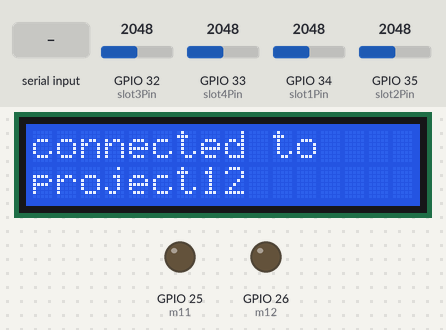
Simulated run of this sketch. Board: ESP32. On the bench: 16×2 character LCD, output pins drawn as LEDs (lit = HIGH). The inputs (shaded band) are chosen by the test bench; at power-on: GPIO 32 (slot3Pin) = 2048, GPIO 34 (slot1Pin) = 2048, GPIO 35 (slot2Pin) = 2048, GPIO 33 (slot4Pin) = 2048 (analog values on the 0–4095 scale). WiFi joins after 1.5 s; servers stay silent unless stated; uploads are accepted with an empty reply; what the sketch prints to the serial monitor is not drawn.

Above: at 2.1 s.
At 3.9 s:
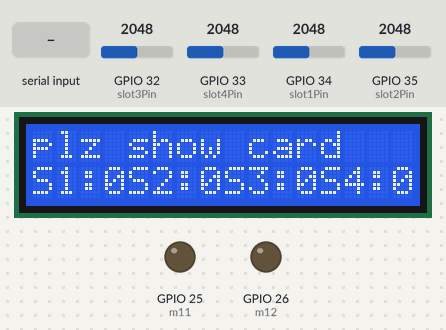
4.0 s: "3" received over Serial
At 4.5 s:
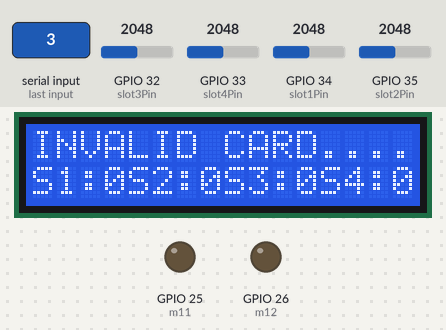
7.0 s: GPIO 32 (slot3Pin) set to 1643
8.5 s: GPIO 32 (slot3Pin) set to 1577
At 9.9 s:
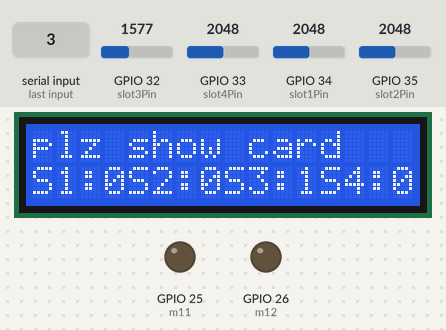
10.2 s: GPIO 34 (slot1Pin) set to 1633
11.7 s: GPIO 34 (slot1Pin) set to 1563
At 12.9 s:
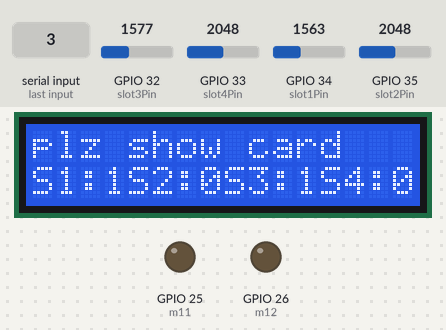
13.4 s: GPIO 35 (slot2Pin) set to 1656
14.9 s: GPIO 35 (slot2Pin) set to 1573
At 15.9 s:
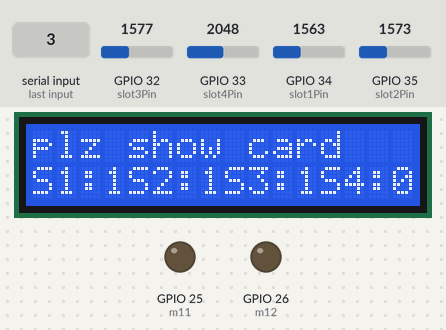
Timing chart, 0 to 17.7 s (numbered marks = the images above; inputs shaded):
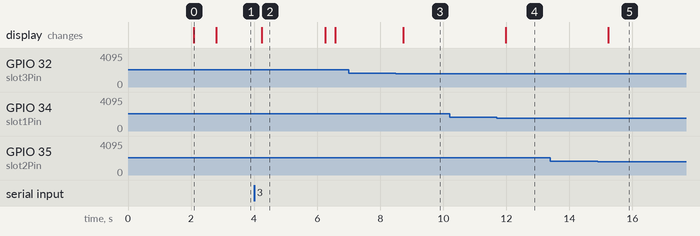

The sketch:

parking_slots_cse_simple_esp32_vardaman.ino
```cpp
#include <WiFi.h>
#include <HTTPClient.h>
#include <LiquidCrystal.h>
#include <String.h>

LiquidCrystal lcd (15,2,4,16,17,5);

#define slot1Pin 34
#define slot2Pin 35
#define slot3Pin 32
#define slot4Pin 33
#define m11 25
#define m12 26

String S1 = "N";
String S2 = "N";
String S3 = "N";
String S4 = "N";

void lcdstring (int a, int b, String w);
int s1 = 0;
int s2 = 0;
int s3 = 0;
int s4 = 0;

unsigned int P1 = 0;
unsigned int P2 = 0;
unsigned int P3 = 0;
unsigned int P4 = 0;

String slot1 = "0";
String slot2 = "0";
String slot3 = "0";
String slot4 = "0";


int count1 = 0;                                          // count = 0
char input[12];


// WiFi parameters to be configured
const char* ssid = "project12"; // Hoofdlettergevoelig
const char* password = "project123456"; // Hoofdlettergevoelig

String q = "http://projectsiot.xyz/IoTProjects/CarParking/upload.php?";
String iot = "\0";
String p = "http://sms.scubedigi.com/api.php?username=Mydreamacd&password=Mydre@m123&to=9493206867&from=MYDREM&message=";
String msg = "\0";


void forward ()
{
  digitalWrite(m11,HIGH);
  digitalWrite(m12,LOW);
}
void backward ()
{
  digitalWrite(m12,HIGH);
  digitalWrite(m11,LOW);
}
void stopp ()
{
  digitalWrite(m11,LOW);
  digitalWrite(m12,LOW);
}


void setup(void) {
  Serial.begin(9600);
  Serial.print("Bezig met verbinden");
 WiFi.begin(ssid, password); // Connect to WiFi
 lcd.begin(16,2);

lcd.clear();
   lcd.setCursor(0,0);
    lcd.print(" RFID BASED CAR ");

  lcd.setCursor(0,1);
    lcd.print(" PARKING SLOTS  ");
    delay(2000);

          pinMode(slot1Pin,INPUT);
          pinMode(slot2Pin,INPUT);
          pinMode(slot3Pin,INPUT);
          pinMode(slot4Pin,INPUT);
          pinMode(m11,OUTPUT);
          pinMode(m12,OUTPUT);

  while (WiFi.status() != WL_CONNECTED) {
     lcd.clear();
     lcdstring(0,0,"connecting to ");
     lcdstring(0,1,ssid);
     delay(500);
     Serial.print(".");
  }
  lcd.clear();
     lcdstring(0,0,"connected to");
     lcdstring(0,1,ssid);
  // Verbonden.
  Serial.println("OK!");

  // Access Point (SSID).
  Serial.print("SSID: ");
  Serial.println(WiFi.SSID());

  // IP adres.
  Serial.print("IP: ");
  Serial.println(WiFi.localIP());

  // Signaalsterkte.
  long rssi = WiFi.RSSI();
  Serial.print("Signaal sterkte (RSSI): ");
  Serial.print(rssi);
  Serial.println(" dBm");
  Serial.println("");


if(WiFi.status()== WL_CONNECTED){ //Check WiFi connection status

    HTTPClient http; //Declare an object of class HTTPClient
   // http.begin("http://sms.scubedigi.com/api.php?username=Mydreamacd&password=Mydre@m123&to=9652490222&from=MYDREM&message=RJANED;LKSDF"); //Specify request destination

  http.begin("http://projectsiot.xyz/IoTProjects/CarParking/upload.php?a=U&b=N&c=N&d=N&e=N");

int httpCode = http.GET(); //Send the request
    if (httpCode > 0) { //Check the returning code
      String payload = http.getString(); //Get the request response payload
      Serial.println(payload); //Print the response payload
    }
    http.end(); //Close connection

delay(500);
}
/*
Serial.println("sending welcome message............");

 if(WiFi.status()== WL_CONNECTED){ //Check WiFi connection status

    HTTPClient http; //Declare an object of class HTTPClient
   http.begin("http://sms.scubedigi.com/api.php?username=Mydreamacd&password=Mydre@m123&to=9652490222&from=MYDREM&message=WELCOME%20TO%20PROJECT"); //Specify request destination

  //http.begin("http://projectsiot.xyz/IoTProjects/PrepaidCardPetrol/petrolcard.php?a=U&b=0&c=0");

int httpCode = http.GET(); //Send the request
    if (httpCode > 0) { //Check the returning code
      String payload = http.getString(); //Get the request response payload
      Serial.println(payload); //Print the response payload
    }
    http.end(); //Close connection

delay(500);
}
*/

}

void loop() {

analogReadResolution(10);

s1 = analogRead(slot1Pin);
s2 = analogRead(slot2Pin);
s3 = analogRead(slot3Pin);
s4 = analogRead(slot4Pin);

Serial.print("ldr1 = "); Serial.println(s1);
Serial.print("ldr2 = "); Serial.println(s2);
Serial.print("ldr3 = "); Serial.println(s3);
Serial.print("ldr4 = "); Serial.println(s4);

lcd.setCursor(0,1);
    lcd.print("                     ");

if (s1>400)
{
  P1 = 0;
  S1 = "N";
}
else
{
  P1 = 1;
  S1 = "Y";
}
if (s2>400)
{
  P2 = 0;
  S2 = "N";
}
else
{
  P2 = 1;
  S2 = "Y";
}
if (s3>400)
{
  P3 = 0;
  S3 = "N";
}
else
{
  P3 = 1;
  S3 = "Y";
}
if (s4>200)
{
  P4 = 0;
  S4 = "N";
}
else
{
  P4 = 1;
  S4 = "Y";
}

lcd.setCursor(0,0);
    lcd.print("plz show card         ");
lcdstring(0,1,"S1:"+String(P1)+"S2:"+String(P2)+"S3:"+String(P3)+"S4:"+String(P4));
/*
lcd.setCursor (0,1);
  lcd.print("S1= ");
lcd.setCursor (3,1);
  lcd.print(P1);

  lcd.setCursor (5,1);
  lcd.print("S2= ");
lcd.setCursor (8,1);
  lcd.print(P2);

 lcd.setCursor (10,1);
  lcd.print("S3= ");
lcd.setCursor (13,1);
  lcd.print(P3);
*/
if(Serial.available())
   {
      count1 = 0;
      while(Serial.available() && count1 < 12)          // Read 12 characters and store them in input array
      {
         input[count1] = Serial.read();
         count1++;
         delay(5);
      }//WHILE
//

 Serial.println(input);                           // Print RFID tag number
   Serial.print("input[10] is "); Serial.println(input[10]);

if (input[10]=='3')
{
Serial.println("1st vehicle detected");
  if((P1==0)||(P2==0)||(P3==0)||(P4==0))
  {
    Serial.println("gate opening...........");

    lcdstring(0,0,"GATE OPENING............");
    forward ();
    delay(2000);
    lcdstring(0,0,"GATE - OPEN           ");
    stopp ();
    delay(5000);
     lcdstring(0,0,"GATE CLOSING............");
    backward ();
    delay(2000);
    stopp ();
    lcdstring(0,0,"GATE - CLOSE           ");
    delay(300);
  }
  else
  {

    lcdstring(0,0,"ALL SLOTS FULL       ");
  }
}
else if (input[10]=='7')
{
Serial.println("2nd vehicle detected");
  if((P1==0)||(P2==0)||(P3==0)||(P4==0))
  {
    Serial.println("gate opening...........");

    lcdstring(0,0,"GATE OPENING............");
    forward ();
    delay(2000);
    lcdstring(0,0,"GATE - OPEN           ");
    stopp ();
    delay(5000);
     lcdstring(0,0,"GATE CLOSING............");
    backward ();
    delay(2000);
    stopp ();
    lcdstring(0,0,"GATE - CLOSE           ");
    delay(300);

  }
  else
  {

    lcdstring(0,0,"ALL SLOTS FULL       ");
    delay(2000);
    lcdstring(0,0,"                       ");
  }
}
else
{

    lcdstring(0,0,"INVALID CARD...............      ");
    delay(2000);
    lcdstring(0,0,"                       ");
}


}
  iot  = q + "a=" +S1 + "&b=" + S2 +"&c=" + S3 + "&d=" + S4;
  send2server ();
}// LOOP

void send2server ()
{
   Serial.println(iot);
if(WiFi.status()== WL_CONNECTED){ //Check WiFi connection status

    HTTPClient http; //Declare an object of class HTTPClient

   http.begin(iot);

int httpCode = http.GET(); //Send the request
    if (httpCode > 0) { //Check the returning code
      String payload = http.getString(); //Get the request response payload
      Serial.println(payload); //Print the response payload
    }
    http.end(); //Close connection

delay(100);
}
}
void sendmsg ()
{
  Serial.println("sending message-----------");

 Serial.print("msg = "); Serial.println(msg);
if(WiFi.status()== WL_CONNECTED){ //Check WiFi connection status

    HTTPClient http; //Declare an object of class HTTPClient

  http.begin(msg);

int httpCode = http.GET(); //Send the request
    if (httpCode > 0) { //Check the returning code
      String payload = http.getString(); //Get the request response payload
      Serial.println(payload); //Print the response payload
    }
    http.end(); //Close connection

delay(100);
}

}
void lcdstring (int a, int b, String w)
{
  lcd.setCursor(a,b);
  lcd.print(w);
}
```

Measured:
- the behaviour switches between 1604 and 1603 on GPIO 32 (slot3Pin) (found by bisection; images 2 and 3)
- after the input at 4.0 s, the display: changes after 0.25 s (image 2)
- after the input at 7.0 s, every drawn part: stays the same
- after the input at 8.5 s, the display: changes after 0.24 s (image 3)
- after the input at 10.2 s, every drawn part: stays the same
- after the input at 11.7 s, the display: changes after 0.28 s (image 4)
- after the input at 13.4 s, every drawn part: stays the same
- after the input at 14.9 s, the display: changes after 0.33 s (image 5)
- what the display in image 0 shows lasts 0.7 s, from 2.1 s to 2.8 s
- what the display in image 2 shows lasts 2.1 s, from 4.2 s to 6.3 s
